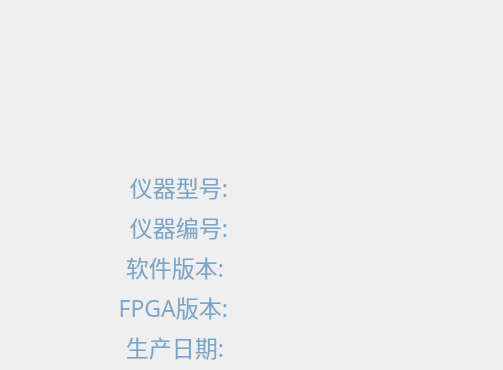
    <widget class="QWidget" name="tab_5">
     <property name="font">
      <font>
       <pointsize>9</pointsize>
      </font>
     </property>
     <attribute name="title">
      <string>仪器信息</string>
     </attribute>
     <widget class="QLabel" name="label_yiqibianhao">
      <property name="geometry">
       <rect>
        <x>66</x>
        <y>210</y>
        <width>168</width>
        <height>31</height>
       </rect>
      </property>
      <property name="font">
       <font>
        <family>微软雅黑</family>
        <pointsize>17</pointsize>
        <stylestrategy>PreferAntialias</stylestrategy>
       </font>
      </property>
      <property name="styleSheet">
       <string notr="true">background:transparent;
color:#7CA6C9</string>
      </property>
      <property name="text">
       <string>&lt;html&gt;&lt;head/&gt;&lt;body&gt;&lt;p align=&quot;right&quot;&gt;仪器编号:     &lt;/p&gt;&lt;/body&gt;&lt;/html&gt;</string>
      </property>
     </widget>
     <widget class="QLabel" name="label_shengchanriqi">
      <property name="geometry">
       <rect>
        <x>62</x>
        <y>330</y>
        <width>168</width>
        <height>31</height>
       </rect>
      </property>
      <property name="font">
       <font>
        <family>微软雅黑</family>
        <pointsize>17</pointsize>
        <stylestrategy>PreferAntialias</stylestrategy>
       </font>
      </property>
      <property name="styleSheet">
       <string notr="true">background:transparent;
color:#7CA6C9</string>
      </property>
      <property name="text">
       <string>&lt;html&gt;&lt;head/&gt;&lt;body&gt;&lt;p align=&quot;right&quot;&gt;生产日期:     &lt;/p&gt;&lt;/body&gt;&lt;/html&gt;</string>
      </property>
     </widget>
     <widget class="QLabel" name="label_ruanjianbanben">
      <property name="geometry">
       <rect>
        <x>62</x>
        <y>250</y>
        <width>168</width>
        <height>31</height>
       </rect>
      </property>
      <property name="font">
       <font>
        <family>微软雅黑</family>
        <pointsize>17</pointsize>
        <stylestrategy>PreferAntialias</stylestrategy>
       </font>
      </property>
      <property name="styleSheet">
       <string notr="true">background:transparent;
color:#7CA6C9</string>
      </property>
      <property name="text">
       <string>&lt;html&gt;&lt;head/&gt;&lt;body&gt;&lt;p align=&quot;right&quot;&gt;软件版本:     &lt;/p&gt;&lt;/body&gt;&lt;/html&gt;</string>
      </property>
     </widget>
     <widget class="QLabel" name="label_yiqixinghao">
      <property name="geometry">
       <rect>
        <x>66</x>
        <y>170</y>
        <width>168</width>
        <height>31</height>
       </rect>
      </property>
      <property name="font">
       <font>
        <family>微软雅黑</family>
        <pointsize>17</pointsize>
        <stylestrategy>PreferAntialias</stylestrategy>
       </font>
      </property>
      <property name="styleSheet">
       <string notr="true">background:transparent;
color:#7CA6C9</string>
      </property>
      <property name="text">
       <string>&lt;html&gt;&lt;head/&gt;&lt;body&gt;&lt;p align=&quot;right&quot;&gt;仪器型号:     &lt;/p&gt;&lt;/body&gt;&lt;/html&gt;</string>
      </property>
     </widget>
     <widget class="QLabel" name="label_xinghao_text">
      <property name="geometry">
       <rect>
        <x>234</x>
        <y>170</y>
        <width>218</width>
        <height>31</height>
       </rect>
      </property>
      <property name="font">
       <font>
        <family>微软雅黑</family>
        <pointsize>17</pointsize>
        <stylestrategy>PreferAntialias</stylestrategy>
       </font>
      </property>
      <property name="styleSheet">
       <string notr="true">background:transparent;
color:#7CA6C9</string>
      </property>
      <property name="text">
       <string/>
      </property>
     </widget>
     <widget class="QLabel" name="label_bianhao_text">
      <property name="geometry">
       <rect>
        <x>234</x>
        <y>210</y>
        <width>218</width>
        <height>31</height>
       </rect>
      </property>
      <property name="font">
       <font>
        <family>微软雅黑</family>
        <pointsize>17</pointsize>
        <stylestrategy>PreferAntialias</stylestrategy>
       </font>
      </property>
      <property name="styleSheet">
       <string notr="true">background:transparent;
color:#7CA6C9</string>
      </property>
      <property name="text">
       <string/>
      </property>
     </widget>
     <widget class="QLabel" name="label_banben_text">
      <property name="geometry">
       <rect>
        <x>230</x>
        <y>250</y>
        <width>218</width>
        <height>31</height>
       </rect>
      </property>
      <property name="font">
       <font>
        <family>微软雅黑</family>
        <pointsize>17</pointsize>
        <stylestrategy>PreferAntialias</stylestrategy>
       </font>
      </property>
      <property name="styleSheet">
       <string notr="true">background:transparent;
color:#7CA6C9</string>
      </property>
      <property name="text">
       <string/>
      </property>
     </widget>
     <widget class="QLabel" name="label_riqi_text">
      <property name="geometry">
       <rect>
        <x>230</x>
        <y>330</y>
        <width>218</width>
        <height>31</height>
       </rect>
      </property>
      <property name="font">
       <font>
        <family>微软雅黑</family>
        <pointsize>17</pointsize>
        <stylestrategy>PreferAntialias</stylestrategy>
       </font>
      </property>
      <property name="styleSheet">
       <string notr="true">background:transparent;
color:#7CA6C9</string>
      </property>
      <property name="text">
       <string/>
      </property>
     </widget>
     <widget class="hp_button" name="hp_logo" native="true">
      <property name="geometry">
       <rect>
        <x>100</x>
        <y>100</y>
        <width>318</width>
        <height>60</height>
       </rect>
      </property>
      <property name="minimumSize">
       <size>
        <width>318</width>
        <height>60</height>
       </size>
      </property>
      <property name="maximumSize">
       <size>
        <width>318</width>
        <height>60</height>
       </size>
      </property>
      <property name="styleSheet">
       <string notr="true">border-image:url(hp_logo);</string>
      </property>
     </widget>
     <widget class="QLabel" name="label_gujianbanben">
      <property name="geometry">
       <rect>
        <x>66</x>
        <y>290</y>
        <width>168</width>
        <height>31</height>
       </rect>
      </property>
      <property name="font">
       <font>
        <family>微软雅黑</family>
        <pointsize>17</pointsize>
        <stylestrategy>PreferAntialias</stylestrategy>
       </font>
      </property>
      <property name="styleSheet">
       <string notr="true">background:transparent;
color:#7CA6C9</string>
      </property>
      <property name="text">
       <string>&lt;html&gt;&lt;head/&gt;&lt;body&gt;&lt;p align=&quot;right&quot;&gt;FPGA版本: &lt;/p&gt;&lt;/body&gt;&lt;/html&gt;</string>
      </property>
      <property name="alignment">
       <set>Qt::AlignRight|Qt::AlignTrailing|Qt::AlignVCenter</set>
      </property>
     </widget>
     <widget class="QLabel" name="label_gujianbanben_text">
      <property name="geometry">
       <rect>
        <x>234</x>
        <y>290</y>
        <width>260</width>
        <height>31</height>
       </rect>
      </property>
      <property name="font">
       <font>
        <family>微软雅黑</family>
        <pointsize>17</pointsize>
        <stylestrategy>PreferAntialias</stylestrategy>
       </font>
      </property>
      <property name="styleSheet">
       <string notr="true">background:transparent;
color:#7CA6C9</string>
      </property>
      <property name="text">
       <string/>
      </property>
     </widget>
    </widget>
